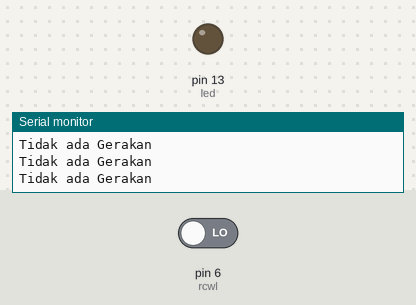
Bench run of a sketch on a simulated Arduino Uno, built with avr-gcc and run on an emulated ATmega328P. Parts: output pins drawn as LEDs (lit = HIGH), the last lines printed to the serial monitor. The inputs (shaded band) are chosen by the test bench; at power-on: pin 6 (rcwl) LOW.

Above: at 1.2 s.
1.3 s: pin 6 (rcwl) driven HIGH
At 2.2 s:
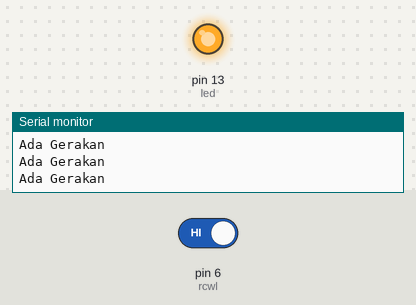
2.8 s: pin 6 (rcwl) driven LOW
At 3.5 s:
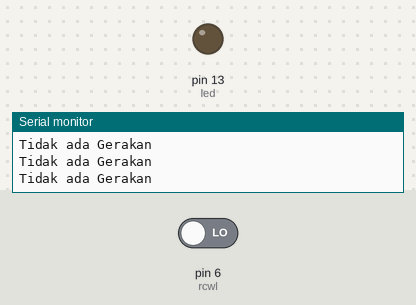
Timing chart, 0 to 5.8 s (numbered marks = the images above; inputs shaded):
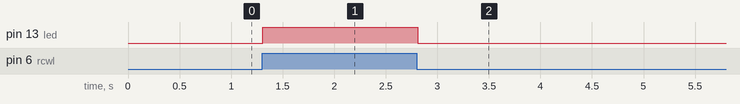

The sketch:

Rcwl.ino
```cpp
byte rcwl = 6;
byte led = 13;
byte nilai;

void setup() {
  // put your setup code here, to run once:
  pinMode(rcwl, INPUT);
  pinMode(led, OUTPUT);
  Serial.begin(9600);
}

void loop() {
  // put your main code here, to run repeatedly:
  nilai = digitalRead(rcwl);
//  Serial.println(nilai);
  if(nilai == HIGH){
    Serial.println("Ada Gerakan");
    digitalWrite(led, HIGH);
  }else{
    Serial.println("Tidak ada Gerakan");
    digitalWrite(led, LOW);
  }
  delay(50);
}
```

Measured:
- after the input at 1.3 s, pin 13 (led): LOW → HIGH at once
- after the input at 2.8 s, pin 13 (led): HIGH → LOW at once
